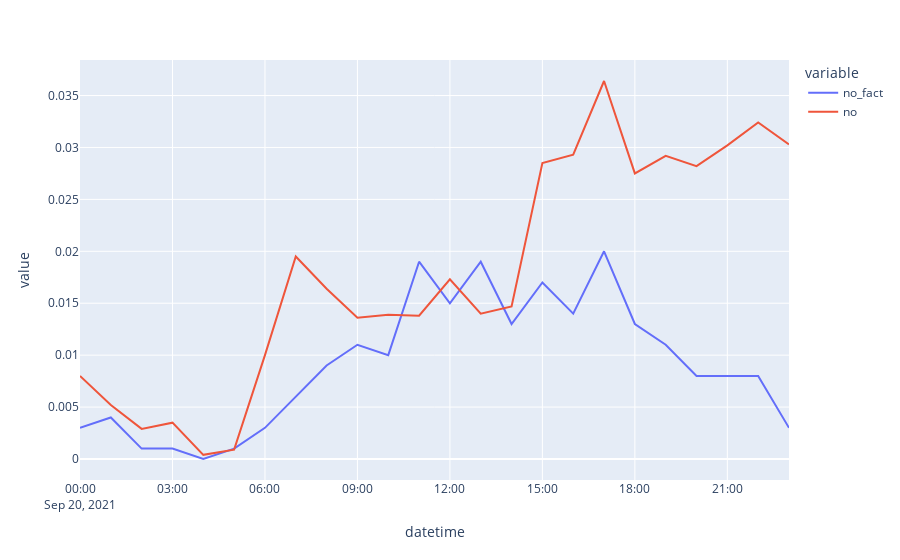

Notebook cell for this chart:
### Code cell
px.line(comparison.loc[comparison.group == '920'], x="datetime", y=["no_fact", "no"])

### Figure 1 — Plotly figure (JSON) as saved in the notebook; plotly's stock layout.template omitted (floating-point values rounded to 4 significant figures)
{"data": [{"hovertemplate": "variable=no_fact<br>datetime=%{x}<br>value=%{y}<extra></extra>", "legendgroup": "no_fact", "line": {"color": "#636efa", "dash": "solid"}, "marker": {"symbol": "circle"}, "mode": "lines", "name": "no_fact", "orientation": "v", "showlegend": true, "type": "scatter", "x": ["2021-09-20T00:00:00", "2021-09-20T01:00:00", "2021-09-20T02:00:00", "2021-09-20T03:00:00", "2021-09-20T04:00:00", "2021-09-20T05:00:00", "2021-09-20T06:00:00", "2021-09-20T07:00:00", "2021-09-20T08:00:00", "2021-09-20T09:00:00", "2021-09-20T10:00:00", "2021-09-20T11:00:00", "2021-09-20T12:00:00", "2021-09-20T13:00:00", "2021-09-20T14:00:00", "2021-09-20T15:00:00", "2021-09-20T16:00:00", "2021-09-20T17:00:00", "2021-09-20T18:00:00", "2021-09-20T19:00:00", "2021-09-20T20:00:00", "2021-09-20T21:00:00", "2021-09-20T22:00:00", "2021-09-20T23:00:00"], "xaxis": "x", "y": [0.003, 0.004, 0.001, 0.001, 0, 0.001, 0.003, 0.006, 0.009, 0.011, 0.01, 0.019, 0.015, 0.019, 0.013, 0.017, 0.014, 0.02, 0.013, 0.011, 0.008, 0.008, 0.008, 0.003], "yaxis": "y"}, {"hovertemplate": "variable=no<br>datetime=%{x}<br>value=%{y}<extra></extra>", "legendgroup": "no", "line": {"color": "#EF553B", "dash": "solid"}, "marker": {"symbol": "circle"}, "mode": "lines", "name": "no", "orientation": "v", "showlegend": true, "type": "scatter", "x": ["2021-09-20T00:00:00", "2021-09-20T01:00:00", "2021-09-20T02:00:00", "2021-09-20T03:00:00", "2021-09-20T04:00:00", "2021-09-20T05:00:00", "2021-09-20T06:00:00", "2021-09-20T07:00:00", "2021-09-20T08:00:00", "2021-09-20T09:00:00", "2021-09-20T10:00:00", "2021-09-20T11:00:00", "2021-09-20T12:00:00", "2021-09-20T13:00:00", "2021-09-20T14:00:00", "2021-09-20T15:00:00", "2021-09-20T16:00:00", "2021-09-20T17:00:00", "2021-09-20T18:00:00", "2021-09-20T19:00:00", "2021-09-20T20:00:00", "2021-09-20T21:00:00", "2021-09-20T22:00:00", "2021-09-20T23:00:00"], "xaxis": "x", "y": [0.008, 0.0052, 0.0029, 0.0035, 0.0004, 0.0009, 0.01, 0.0195, 0.0164, 0.0136, 0.0139, 0.0138, 0.0173, 0.014, 0.0147, 0.0285, 0.0293, 0.0364, 0.0275, 0.0292, 0.0282, 0.0302, 0.0324, 0.0303], "yaxis": "y"}], "layout": {"legend": {"title": {"text": "variable"}, "tracegroupgap": 0}, "margin": {"t": 60}, "xaxis": {"anchor": "y", "domain": [0, 1], "title": {"text": "datetime"}}, "yaxis": {"anchor": "x", "domain": [0, 1], "title": {"text": "value"}}}}
